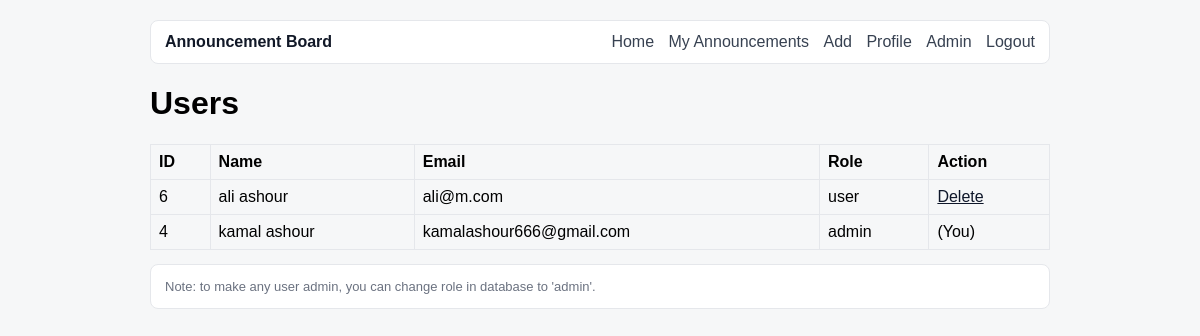
Page /announcement_system/admin/users.php (signed in) on the committed database.
### tables this page shows
CREATE TABLE `users` (
  `id` int(11) NOT NULL,
  `first_name` varchar(50) NOT NULL,
  `last_name` varchar(50) NOT NULL,
  `email` varchar(100) NOT NULL,
  `password` varchar(255) NOT NULL,
  `role` varchar(10) NOT NULL DEFAULT 'user'
);

### announcement_system/config/functions.php (called while the page is built, shortened)
<?php
function is_logged_in(): bool {
    return isset($_SESSION['user_id']);
}
function is_admin(): bool {
    return isset($_SESSION['role']) && $_SESSION['role'] === 'admin';
}

### announcement_system/admin/users.php (the view, shortened to what this page needs)
<?php
require_once __DIR__ . '/../config/db.php';
require_once __DIR__ . '/../config/functions.php';
$res = mysqli_query($conn, "SELECT id, first_name, last_name, email, role FROM users ORDER BY id DESC");
include __DIR__ . '/../partials/header.php';
?>
<h1>Users</h1>
<table class="table">
    <tr>
        <th>ID</th>
        <th>Name</th>
        <th>Email</th>
        <th>Role</th>
        <th>Action</th>
    </tr>
    <?php while ($u = mysqli_fetch_assoc($res)): ?>
        <tr>
            <td><?php echo $u['id']; ?></td>
            <td><?php echo $u['first_name'] . ' ' . $u['last_name']; ?></td>
            <td><?php echo $u['email']; ?></td>
            <td><?php echo $u['role']; ?></td>
            <td>
                <?php if ($u['id'] == $_SESSION['user_id']): ?>
                    (You)
                <?php else: ?>
                    <a href="/announcement_system/admin/delete_user.php?id= <?php echo $u['id']; ?> " onclick="return confirm('Delete this user?');">Delete</a>
                <?php endif; ?>
            </td>
        </tr>
    <?php endwhile; ?>
</table>
<div class="card">
    <div class="meta">
        Note: to make any user admin, you can change role in database to 'admin'.
    </div>
</div>

### announcement_system/partials/header.php (shortened to what this page needs)
<?php
require_once __DIR__ . '/../config/functions.php';
?>
<!DOCTYPE html>
<html lang="en">
<head>
    <link rel="stylesheet" href="/announcement_system/style.css" />
</head>
<body>
<div class="container">
    <div class="topbar">
        <a class="logo" href="/announcement_system/index.php">Announcement Board</a>
        <div class="nav">
            <a href="/announcement_system/index.php">Home</a>
            <?php if (is_logged_in()): ?>
                <a href="/announcement_system/announcements/my.php">My Announcements</a>
                <a href="/announcement_system/announcements/add.php">Add</a>
                <a href="/announcement_system/profile.php">Profile</a>
                <?php if (is_admin()): ?>
                    <a href="/announcement_system/admin/dashboard.php">Admin</a>
                <?php endif; ?>
                <a href="/announcement_system/auth/logout.php">Logout</a>
            <?php else: ?>
                <a href="/announcement_system/auth/register.php">Register</a>
                <a href="/announcement_system/auth/login.php">Login</a>
            <?php endif; ?>
        </div>
    </div>

### announcement_system/style.css (style rules this page uses)
body { font-family: Arial, sans-serif; background: #f6f7f8; margin: 0; padding: 0; }
.container { width: 90%; max-width: 900px; margin: 20px auto; }
.topbar { background: #ffffff; padding: 12px 14px; border: 1px solid #e5e7eb; border-radius: 8px; display: flex; align-items: center; justify-content: space-between; }
.logo { font-weight: bold; text-decoration: none; color: #111827; }
.nav a { margin-left: 10px; text-decoration: none; color: #374151; }
.card { background: #ffffff; border: 1px solid #e5e7eb; border-radius: 8px; padding: 14px; margin-top: 14px; }
.table { width: 100%; border-collapse: collapse; }
.table th, .table td { border: 1px solid #e5e7eb; padding: 8px; text-align: left; }
.meta { color: #6b7280; font-size: 13px; }
a { color: #0f172a; }

### rows in the picture
users: id "6", first_name "ali", last_name "ashour", email "ali@m.com", role "user"
users: id "4", first_name "kamal", last_name "ashour", email "kamalashour666@gmail.com", role "admin", shows "(You)"
